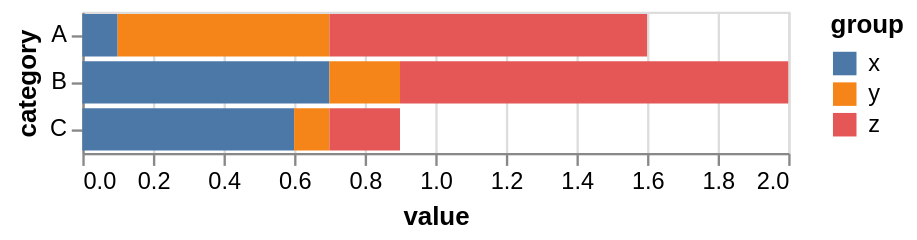

Write a Vega-Lite specification for this figure.
### Vega-Lite specification from a JSON file in a GitHub repository (floating-point values rounded to 4 significant figures)
{"$schema": "https://vega.github.io/schema/vega-lite/v5.json", "data": {"values": [{"category": "A", "group": "x", "value": 0.1}, {"category": "A", "group": "y", "value": 0.6}, {"category": "A", "group": "z", "value": 0.9}, {"category": "B", "group": "x", "value": 0.7}, {"category": "B", "group": "y", "value": 0.2}, {"category": "B", "group": "z", "value": 1.1}, {"category": "C", "group": "x", "value": 0.6}, {"category": "C", "group": "y", "value": 0.1}, {"category": "C", "group": "z", "value": 0.2}]}, "mark": "bar", "encoding": {"x": {"field": "value", "type": "quantitative"}, "y": {"field": "category"}, "xOffset": {"field": "group"}, "color": {"field": "group"}}}
